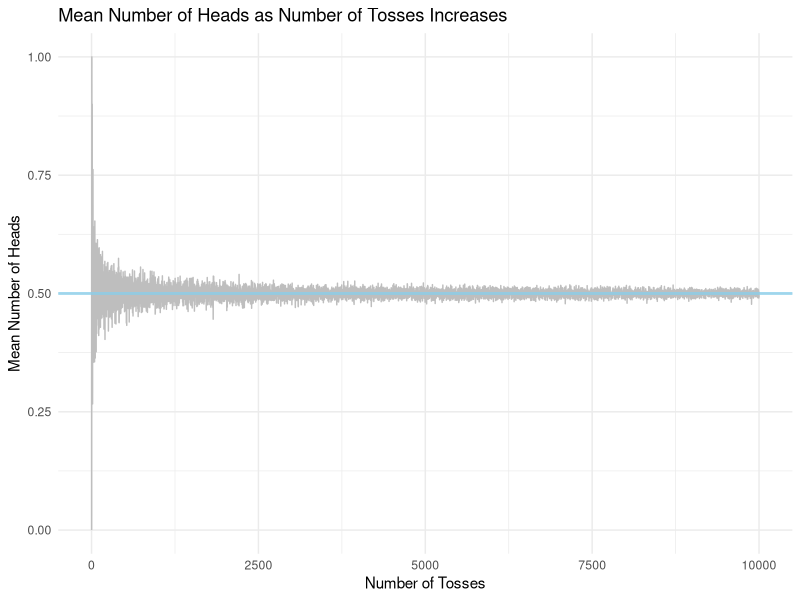
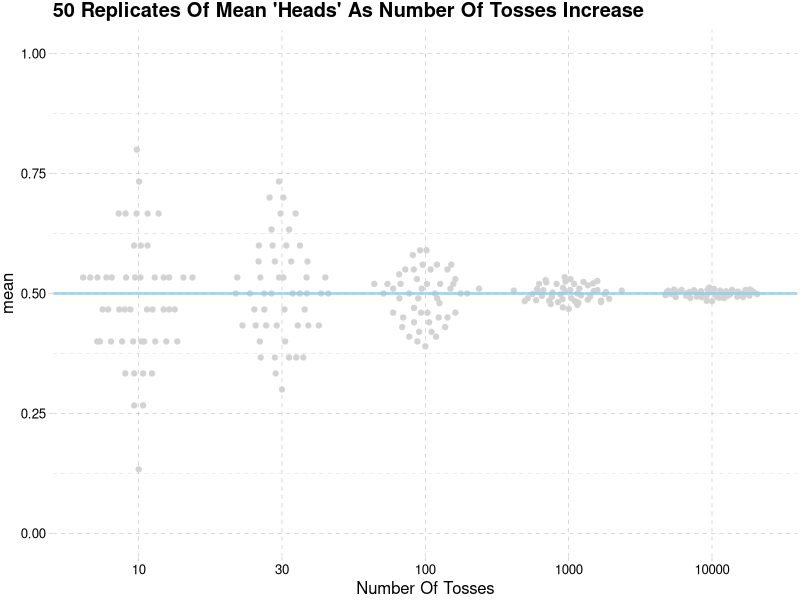
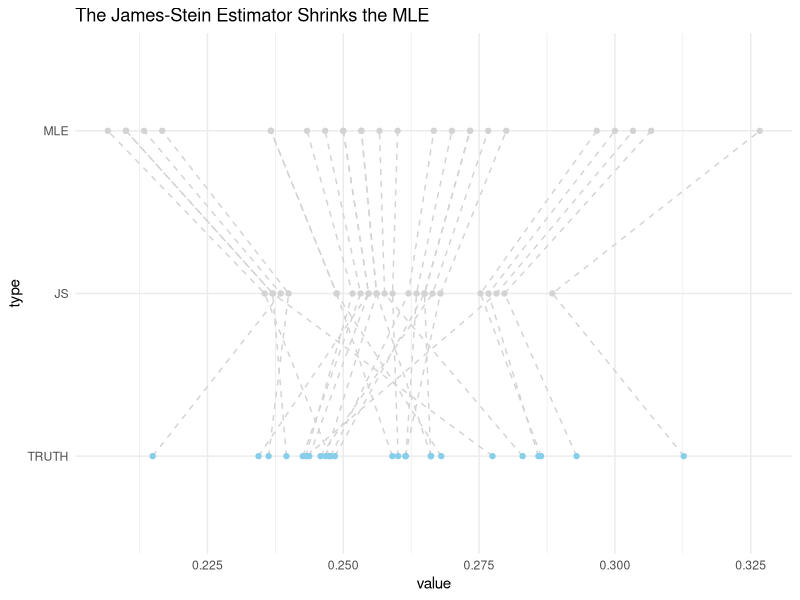

Write R code to recreate these figures, in order. (Note: this script raises an error after producing the figures.)
# This is an update on: 
# 
# "Simulation and the Jamese-Stein Estimator in R"
# https://bookdown.org/content/922/james-stein.html#james-stein-estimator
# By Alex Hallam
#
# James-Stein Estimator
#
# invoke_map() was deprecated. So I rewrote part of the code with map2()
#
# Created April 11, 20222
# Revised March 17, 2025
# Revised May 1, 2025
# Mito Akiyoshi
#
#


library(tidyverse)
Sys.setenv(LANG = "en")

#2.3.4.1
set.seed(42)
x <- rnorm(mean=0,sd = 1,n=3)
x

#3.1 

rnorm(mean=0,sd=1,n=5)

#3.2
mu <- list(5, 15, -5)
mu %>% 
  map(rnorm, n = 5) %>% 
  str()

params <- tribble(
  ~n, ~mean, ~sd, 
  10,    0,    1,     
  20,    5,    1,     
  30,    10,   2      
)
params %>% 
  pmap(rnorm) %>% 
  str()


#3.4
library(tidyverse)
f <- c("runif", "rnorm", "rpois")
param <- list(
  list(min = -1, max = 1), 
  list(sd = 5), 
  list(lambda = 10)
)
invoke_map(f, param, n = 10) %>% str()

# invoke_map is deprecated. See the end of this file for a new way.

sim <- tribble(
  ~f,      ~params,                  
  "runif", list(min = -1, max = 1,n=10),  
  "rnorm", list(sd = 5, n=15),             
  "rpois", list(lambda = 10,n=30)   
)
sim %>% 
  mutate(sim = invoke_map(f, params))


#3.5

#1. One Experiment
n_tosses=10
one_exp <- rbinom(p=0.5,size=1,n_tosses)
mean(one_exp)

#2. Setup For Replication
#sim <- tribble(
#  ~f,      ~params,
#  "rbinom", list(size = 1, prob = 0.5)
#)
#sim %>% 
#  mutate(sim = invoke_map(f, params, n = 10)) %>% 
#  unnest(sim) %>% 
#  summarise(mean_sim = mean(sim))

# coin toss with replication

sim <- tribble(
  ~f,      ~params,
  "rbinom", list(size = 1, prob = 0.5)
)


sim <- sim %>% 
  mutate(sim = map2(f, params, ~do.call(get(.x), c(.y, list(n = 10)))))

# Calculate the mean of the means
mean_of_means <- sim %>%
  summarise(mean_sim = mean(unlist(sim)))

# Print the result
print(mean_of_means)

#3. Replicate 1e4 Times 
#sim <- tribble(
#  ~f,      ~params,
#  "rbinom", list(size = 1, prob = 0.5)
#)
#rep_sim <- sim %>% 
#  crossing(rep = 1:1e5) %>%
#  mutate(sim = invoke_map(f, params, n = 10)) %>% 
#  unnest(sim) %>% 
#  group_by(rep) %>% 
#  summarise(mean_sim = mean(sim))
#head(rep_sim)

rep_sim <- sim %>%
  crossing(rep = 1:1e5) %>%
  mutate(sim = map2(f, params, ~ do.call(get(.x), c(.y, n = 10)))) %>%
  unnest(sim) %>%
  group_by(rep) %>%
  summarise(mean_sim = mean(sim))

head(rep_sim)

#3.6
set.seed(42)
params <- tribble(
  ~size, ~prob,
  1,     0.5
)
p <- params %>% 
  crossing(n=1:1e4) %>% 
  pmap(rbinom) %>% 
  enframe(name="num_toss",value="observation") 

p <- params %>% 
  crossing(n=1:1e4) %>% 
  pmap(rbinom) %>% 
  enframe(name="num_toss",value="observation") %>%  
  unnest(observation) %>% 
  group_by(num_toss) %>% 
  summarise(value = mean(observation))

  ggplot(p, aes(x = num_toss, y = value)) +
    geom_line(color = "gray") +  # Change the line color to gray
    geom_hline(yintercept = 0.5,
               color = "skyblue", lty=1, size=1, alpha=3/4) +
    ggthemes::theme_pander() +
    labs(title = "Mean Number of Heads as Number of Tosses Increases",
         x = "Number of Tosses",
         y = "Mean Number of Heads") +
    theme_minimal()

sim <- tribble(
  ~n_tosses, ~f,       ~params,
  10, "rbinom", list(size=1,prob=0.5,n=15), 
  30, "rbinom", list(size=1,prob=0.5,n=30), 
  100, "rbinom", list(size=1,prob=0.5,n=100), 
  1000, "rbinom", list(size=1,prob=0.5,n=1000),
  10000, "rbinom", list(size=1,prob=0.5,n=1e4)
)

# invoke_map is deprecated.
#sim_rep <- sim %>%
#  crossing(replication=1:50) %>% 
#  mutate(sims = invoke_map(f, params)) %>% 
#  unnest(sims) %>% 
#  group_by(replication,n_tosses) %>% 
#  summarise(avg = mean(sims)) 

# "linewidth" was "size." "size" was deprecated.

sim_rep <- sim %>%
  crossing(replication=1:50) %>% 
  mutate(sims = map2(f, params, ~ do.call(get(.x), .y))) %>% 
  unnest(sims) %>% 
  group_by(replication,n_tosses) %>% 
  summarise(avg = mean(sims), .groups = 'drop')

sim_rep %>% 
  ggplot(aes(x=factor(n_tosses),y=avg))+
  ggbeeswarm::geom_quasirandom(color="lightgrey")+
  scale_y_continuous(limits = c(0,1))+
  geom_hline(yintercept = 0.5, 
             color = "skyblue",lty=1,linewidth=1,alpha=3/4)+
  ggthemes::theme_pander()+
  labs(title="50 Replicates Of Mean 'Heads' As Number Of Tosses Increase",
       y="mean",
       x="Number Of Tosses")

#4.1
set.seed(42)
sim <- tibble(player = letters, 
              AB_total=300, 
              TRUTH = rbeta(100,300,n=26),
              hits_list = map(.f=rbinom,TRUTH,n=300,size=1)
)
bats_sim <- sim %>% 
  unnest(hits_list) %>% 
  group_by(player) %>% 
  summarise(Hits = sum(hits_list)) %>% 
  inner_join(sim, by = "player") %>% 
  mutate(MLE = Hits/AB_total) %>% 
  select(-hits_list)
bats_sim

#calculate variables for JS estimator
p_=mean(bats_sim$MLE)
N = length(bats_sim$MLE)

# add JS to simulated baseball data 
bats_sim <- bats_sim %>% 
  mutate(sigma2 = (p_*(1-p_))/300,
         JS=p_+(1-((N-3)*sigma2/(sum((MLE-p_)^2))))*(MLE-p_)) %>% 
  select(-AB_total,-Hits,-sigma2)

# plot
bats_sim %>% 
  gather(type,value,2:4) %>% 
  mutate(is_truth=+(type=="TRUTH")) %>% 
  mutate(type = factor(type, levels = c("TRUTH","JS","MLE"))) %>%
  arrange(player, type) %>% 
  ggplot(aes(x=value,y=type))+
  geom_path(aes(group=player),lty=2,color="lightgrey")+
  scale_color_manual(values=c("lightgrey", "skyblue"))+ #truth==skyblue
  geom_point(aes(color=factor(is_truth)))+
  guides(color="none")+ #remove legend
  labs(title="The James-Stein Estimator Shrinks the MLE")+
  theme_minimal()

# color=FALSE is changed to color=none" b/c FALSE gives a warning

### Practice functions]
# pmap

numbers <- list(1, 2, 3)
strings <- list("a", "b", "c")
combined <- list(numbers, strings)

my_function <- function(num, str){
  paste0(num, str)
}
result <- pmap(combined, my_function)
print(result)

### practice map2 

# Define the list of functions
f <- c("runif", "rnorm", "rpois")

# Define the list of parameters
param <- list(
  list(min = -1, max = 1),
  list(sd = 5),
  list(lambda = 10)
)

# Use map2() to apply each function in f to the corresponding parameters in param with n = 10
result <- map2(f, param, ~ do.call(get(.x), c(.y, list(n = 10))))

# Get the structure of the result
str(result)

sim <- tribble(
  ~f,      ~params,                  
  "runif", list(min = -1, max = 1,n=10),  
  "rnorm", list(sd = 5, n=15),             
  "rpois", list(lambda = 10,n=30)   
)
sim <- sim %>%
  mutate(sim = map2(f, params, ~ do.call(get(.x), .y)))

print(sim)

# practicins mutate
df <- data.frame(
  x = c(1, 2, 3),
  y = c(4, 5, 6)
)

print(df)

# Use mutate to add a new column 'z'
df <- df %>%
  mutate(z = x + y)

# Print the updated data frame
print(df)





# Calculate the mean of the means
mean_of_means <- sim %>%
  summarise(mean_sim = mean(unlist(sim)))

# Print the result
print(mean_of_means)

sim_values <- sim$sim
print(sim_values)


sim_rep <- sim %>%
  crossing(replication=1:50) %>% 
  mutate(sims = map2(f, params, ~ do.call(get(.x), .y))) %>% 
  unnest(sims) %>% 
  group_by(replication,n_tosses) %>% 
  summarise(avg = mean(sims), .groups = 'drop') 
